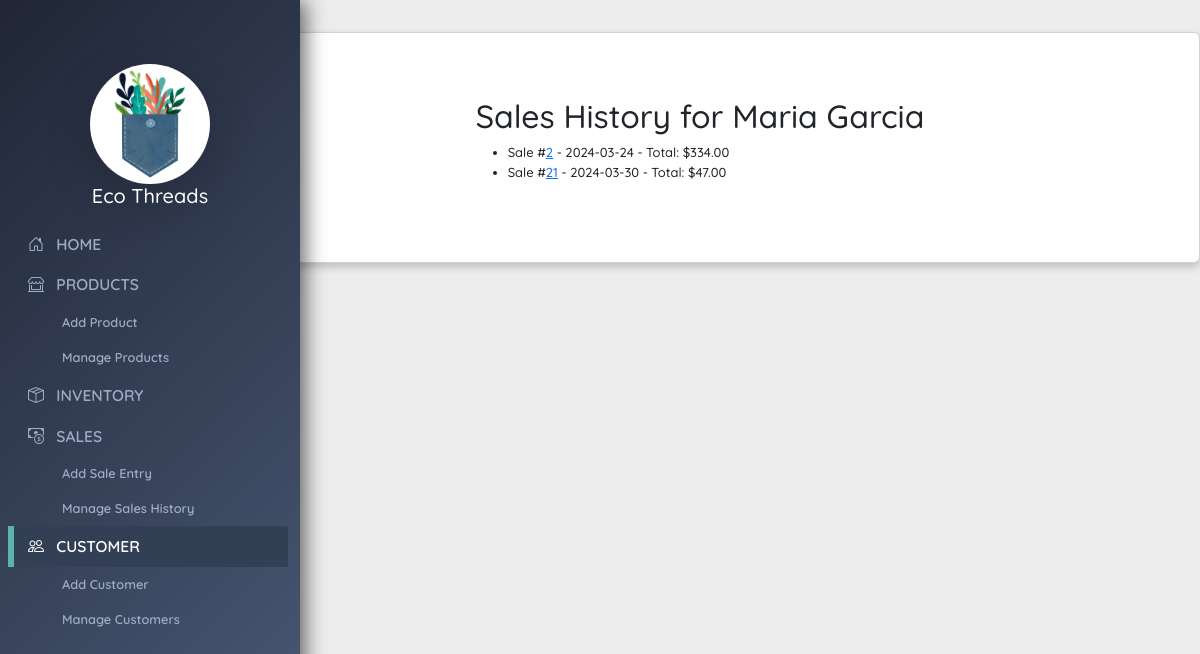
/store/customer/2/sales/, run on the app's committed database.
### store/models.py (models this page shows, shortened)
class Customer(models.Model):
    name = models.CharField(max_length=255)
    email = models.EmailField(unique=True)
    phone = models.CharField(max_length=20, blank=True, null=True)  # Allows for optional phone numbers

class Sale(models.Model):
    customer = models.ForeignKey('Customer', on_delete=models.SET_NULL, null=True)
    date_of_transaction = models.DateTimeField(default=timezone.now)
    total_sale_price = models.DecimalField(max_digits=10, decimal_places=2, default=0.00)

### store/views.py (the view)
# urls.py: path('customer/<int:pk>/sales/', CustomerSaleHistoryView.as_view(), name='customer_sale_history'),
class CustomerSaleHistoryView(ListView):
    model = Sale
    template_name = 'store/customer_sale_history.html'
    context_object_name = 'sales'
    def get_queryset(self):
        return Sale.objects.filter(customer_id=self.kwargs['pk'])
    def get_context_data(self, **kwargs):
        context = super().get_context_data(**kwargs)
        customer = Customer.objects.get(pk=self.kwargs['pk'])
        context['customer_name'] = customer.name
        return context

### store/templates/store/customer_sale_history.html
{% extends 'base.html' %}
{% block content %}
<h2>Sales History for {{ customer_name }}</h2>
{% if sales %}
    <ul>
    {% for sale in sales %}
        <li>
            Sale #<a href="{% url 'sale_detail' sale.id %}">{{ sale.id }}</a> - {{ sale.date_of_transaction|date:"Y-m-d" }} - Total: ${{ sale.total_sale_price|floatformat:2 }}
        </li>
    {% endfor %}
    </ul>
{% else %}
    <p>No sales history for this customer.</p>
{% endif %}
{% endblock %}

### store/static/styles.css (style rules this page uses)
body { font-family: 'Quicksand', sans-serif; background-color: #ededed; font-weight: 500; font-size: small; }

### data on the page
Customer: name "Maria Garcia"
Sale: id "2", date_of_transaction "2024-03-24", total_sale_price "334.00"
Sale: id "21", date_of_transaction "2024-03-30", total_sale_price "47.00"
